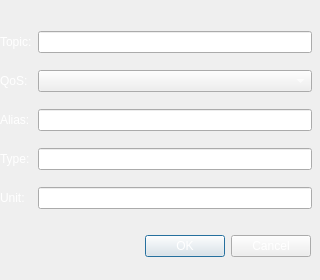
<?xml version="1.0" encoding="UTF-8"?>
<ui version="4.0">
 <class>SubscriptionWindow</class>
 <widget class="QWidget" name="SubscriptionWindow">
  <property name="geometry">
   <rect>
    <x>0</x>
    <y>0</y>
    <width>320</width>
    <height>280</height>
   </rect>
  </property>
  <property name="windowTitle">
   <string>Add MQTT Broker</string>
  </property>
  <widget class="QDialogButtonBox" name="buttonBox">
   <property name="geometry">
    <rect>
     <x>10</x>
     <y>230</y>
     <width>301</width>
     <height>32</height>
    </rect>
   </property>
   <property name="styleSheet">
    <string notr="true">color: rgb(255, 255, 255);</string>
   </property>
   <property name="orientation">
    <enum>Qt::Horizontal</enum>
   </property>
   <property name="standardButtons">
    <set>QDialogButtonBox::Cancel|QDialogButtonBox::Ok</set>
   </property>
  </widget>
  <widget class="QWidget" name="layoutWidget">
   <property name="geometry">
    <rect>
     <x>0</x>
     <y>20</y>
     <width>312</width>
     <height>204</height>
    </rect>
   </property>
   <layout class="QGridLayout" name="gridLayout_2">
    <item row="0" column="2">
     <widget class="QLineEdit" name="lineEditTopic">
      <property name="autoFillBackground">
       <bool>false</bool>
      </property>
      <property name="styleSheet">
       <string notr="true">color: rgb(255, 255, 255);</string>
      </property>
      <property name="text">
       <string/>
      </property>
     </widget>
    </item>
    <item row="3" column="0">
     <widget class="QLabel" name="label_8">
      <property name="styleSheet">
       <string notr="true">color: rgb(255, 255, 255);</string>
      </property>
      <property name="text">
       <string>Type:</string>
      </property>
     </widget>
    </item>
    <item row="1" column="0">
     <widget class="QLabel" name="label_2">
      <property name="styleSheet">
       <string notr="true">color: rgb(255, 255, 255);</string>
      </property>
      <property name="text">
       <string>QoS:</string>
      </property>
     </widget>
    </item>
    <item row="0" column="0">
     <widget class="QLabel" name="label">
      <property name="styleSheet">
       <string notr="true">color: rgb(255, 255, 255);</string>
      </property>
      <property name="text">
       <string>Topic:</string>
      </property>
     </widget>
    </item>
    <item row="3" column="2">
     <widget class="QLineEdit" name="lineEditType">
      <property name="styleSheet">
       <string notr="true">color: rgb(255, 255, 255);</string>
      </property>
     </widget>
    </item>
    <item row="4" column="0">
     <widget class="QLabel" name="label_9">
      <property name="styleSheet">
       <string notr="true">color: rgb(255, 255, 255);</string>
      </property>
      <property name="text">
       <string>Unit:</string>
      </property>
     </widget>
    </item>
    <item row="4" column="2">
     <widget class="QLineEdit" name="lineEditUnit">
      <property name="styleSheet">
       <string notr="true">color: rgb(255, 255, 255);</string>
      </property>
      <property name="echoMode">
       <enum>QLineEdit::Normal</enum>
      </property>
     </widget>
    </item>
    <item row="2" column="2">
     <widget class="QLineEdit" name="lineEditAlias">
      <property name="styleSheet">
       <string notr="true">color: rgb(255, 255, 255);</string>
      </property>
      <property name="echoMode">
       <enum>QLineEdit::Normal</enum>
      </property>
     </widget>
    </item>
    <item row="2" column="0">
     <widget class="QLabel" name="label_10">
      <property name="styleSheet">
       <string notr="true">color: rgb(255, 255, 255);</string>
      </property>
      <property name="text">
       <string>Alias:</string>
      </property>
     </widget>
    </item>
    <item row="1" column="2">
     <widget class="QComboBox" name="comboBoxQoS">
      <property name="styleSheet">
       <string notr="true">color: rgb(255, 255, 255);
</string>
      </property>
     </widget>
    </item>
   </layout>
  </widget>
 </widget>
 <resources/>
 <connections/>
</ui>
